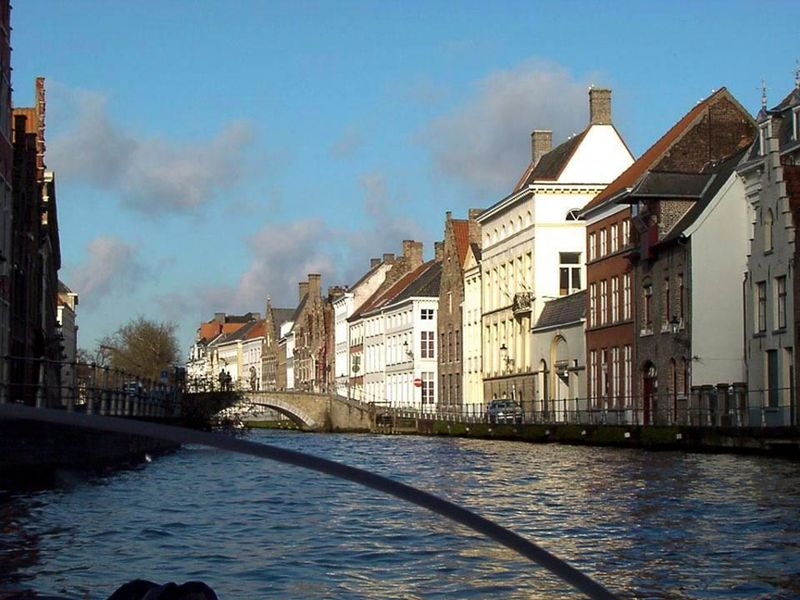
#> input picture img_conv/test_house.jpg, 800 x 600 px
$ python conv_img.py
#> lines starting #> are read from the running program, lines starting #| are printed output that depends on the picture
# -*- coding: utf-8 -*-
#%%
#用于卷积图像的操作
#参考文章:https://blog.csdn.net/zouxy09/article/details/49080029
import matplotlib.pyplot as plt # plt 用于显示图片
from PIL import Image
import numpy as np

#lena = Image.open('test.jpg')
lena = Image.open('test_house.jpg')
#> lena is the input picture: PIL image 800x600 RGB; mean R, G, B 101, 117, 124.8
lena = np.array(lena)
#lena = plt.imread('test.jpg')  #此时flower是np.array

#%%
#写im2col，将卷积的窗口 平铺成block_size*1
#函数默认stride=1
def im2col(mtx, block_size):
    mtx_shape = mtx.shape
    sx = mtx_shape[0] - block_size[0] + 1 #列上/竖着 平移次数
    sy = mtx_shape[1] - block_size[1] + 1 #横着平移次数
    # 如果设A为m×n的，对于[p q]的块划分，最后矩阵的行数为p×q，列数为(m−p+1)×(n−q+1)。
    result = np.empty((block_size[0] * block_size[1], sx * sy))
    # 沿着行移动，所以先保持列（i）不动，沿着行（j）走
    for i in range(sy):
        for j in range(sx):
            result[:, i * sx + j] = mtx[j:j + block_size[0], i:i + block_size[1]].ravel(order='C')
    return result

def conv1(img,weight):
    height,width = img.shape
    h,w = weight.shape
	#卷积后的h,w
    new_h = height-h+1
    new_w = width-w+1

    mtx1 = im2col(img,weight.shape)
    res_cov = np.dot(mtx1,weight.ravel('C'))
    res_cov = res_cov.reshape(new_h,new_w)
    #print(mtx1) #竖着排列的
    res_cov = res_cov.clip(0, 255)
    return res_cov

#调用
#mtx = np.arange(9).reshape(3,3)+1
#fil = np.array([[-1,1],[1,1]])
#conv1(mtx,fil)


#%%
#卷积操作实现2 ，直接对应相乘
def conv(image,weight):
    height,width = image.shape
    h,w=weight.shape
    	#卷积后的h,w
    new_h = height-h+1
    new_w = width-w+1
    new_img = np.zeros((new_h,new_w))
    #卷积操作
    for i in range(new_h):
    		for j in range(new_w):
    			new_img[i,j] = np.sum(image[i:i+h,j:j+w] * weight)
    new_img = new_img.clip(0, 255)
    return new_img

#test
#n1 = np.arange(9).reshape(3,3)+1
#fil = np.array([[-1,1],[1,1]])
#n2 = conv(n1,fil)
#print(n2)


#%%
#对图像进行卷积
#mode有same和valid，不填写为valid
#ff为
def conv_img(img,fil,mode='same',ff='conv'):
    if mode == 'same':
        h = fil.shape[0] // 2
        w = fil.shape[1] // 2
        img = np.pad(img, ((h, h), (w, w),(0, 0)), 'constant')

    conv_r = eval(ff)(img[:,:,0],fil)
    conv_g = eval(ff)(img[:,:,1],fil)
    conv_b = eval(ff)(img[:,:,2],fil)

    dstack=np.dstack([conv_r,conv_g,conv_b]).astype('uint8')
    return dstack

#什么都不做
fil = np.array([[0,0,0],
				[0,1,0],
				[0,0,0]])
#锐化
fil = np.array([[-1,-1,-1],
				[-1, 9,-1],
				[-1,-1,-1]])
#更加锐化
fil = np.array([[-1,-1,-1,-1,-1],
				[-1, 2, 2, 2,-1],
				[-1, 2, 8, 2,-1],
                [-1, 2, 2, 2,-1],
                [-1,-1,-1,-1,-1]])

#强调边缘
fil = np.array([[ 1, 1, 1],
				[ 1,-7, 1],
				[ 1, 1, 1]])

#边缘有亮度
fil = np.array([[-0,-0,-0,-0,-0],
				[-0, 0, 0, 0,-0],
				[-1,-1, 2, 0,-0],
                [-0, 0, 0, 0,-0],
                [-0,-0,-0,-0,-0]])

#浮雕效果
fil = np.array([[-1, 0, 0],
				[ 0, 1, 0],
				[ 0, 0, 0]])

#均值模糊
fil = np.array([[ 0, 0.2, 0],
				[0.2, 0, 0.2],
				[ 0, 0.2, 0]])
#均值模糊
fil = np.array([[1/9,1/9,1/9],
				[1/9,1/9,1/9],
				[1/9,1/9,1/9]])

new_img = conv_img(lena,fil)
#> in conv_img, `img = np.pad(img, ((h, h), (w, w),(0, 0)), 'constant')`:
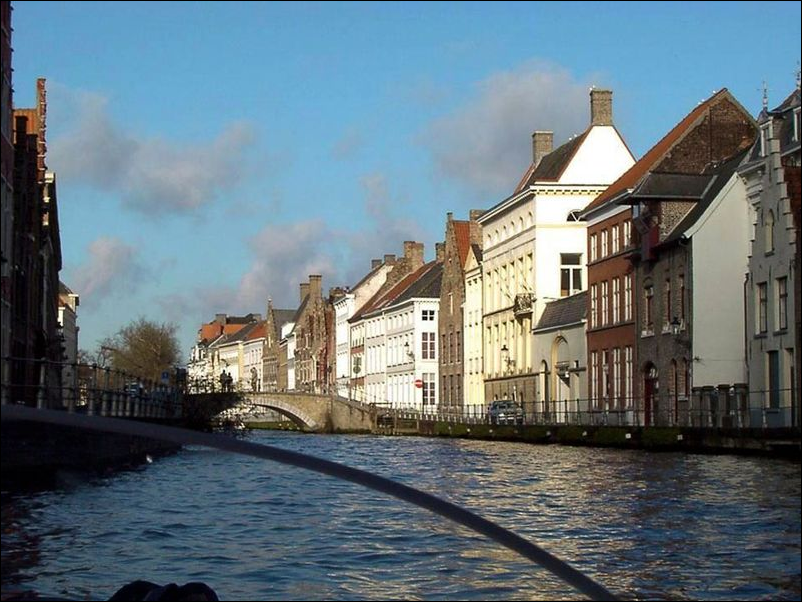
#> img: shape (602, 802, 3); mean of channels 0, 1, 2 100.4, 116.3, 124.1; drawn as R, G, B
#> after the loop in conv, `for i in range(new_h):`:
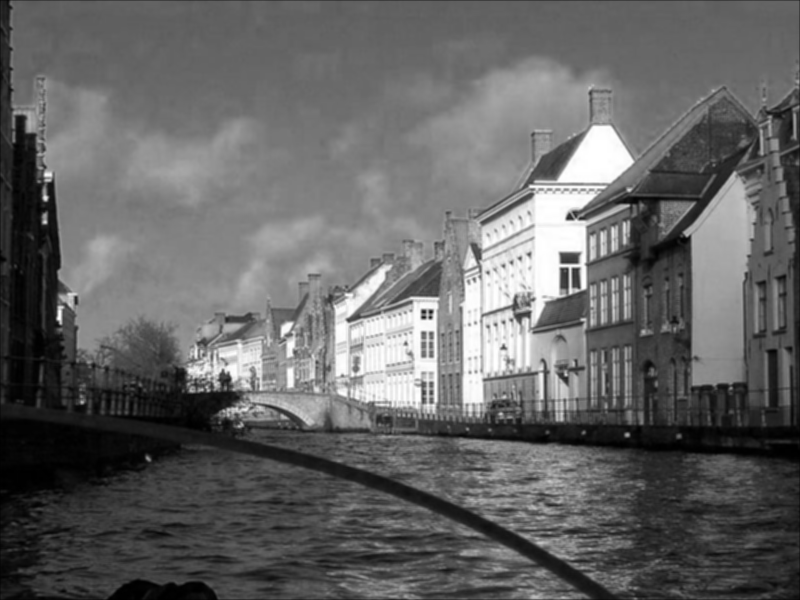
#> new_img: shape (600, 800) float64; min 0, max 255, mean 100.9
#> after the loop in conv (call 2), `for i in range(new_h):`:
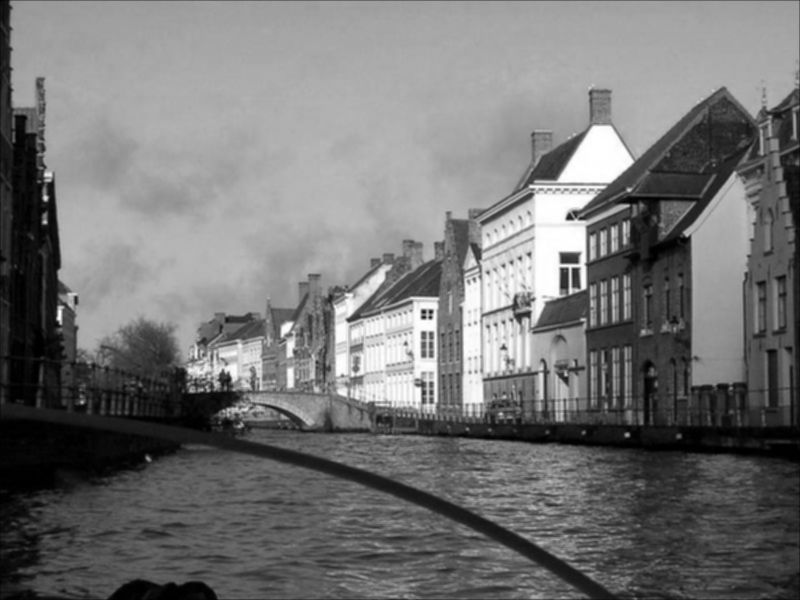
#> new_img: shape (600, 800) float64; min 0, max 255, mean 116.8
#> after the loop in conv (call 3), `for i in range(new_h):`:
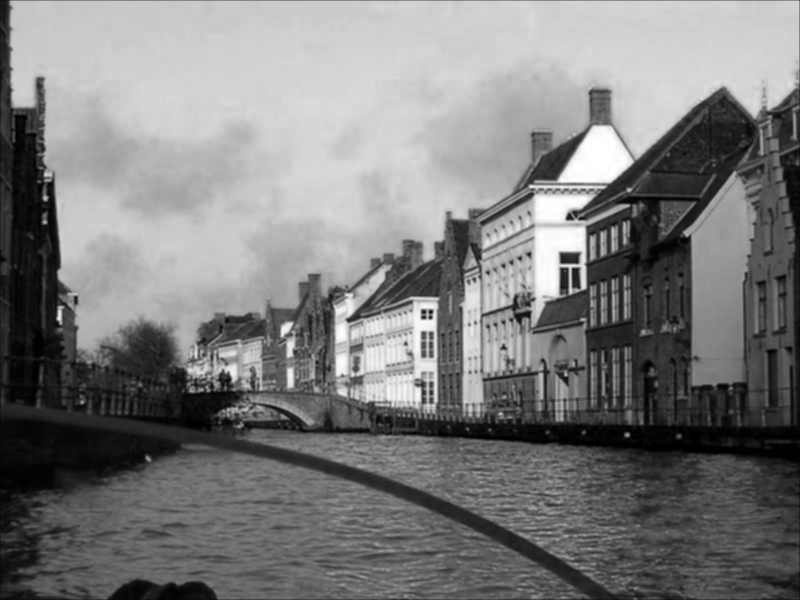
#> new_img: shape (600, 800) float64; min 0, max 255, mean 124.6
#n1 = new_img+100
#new_img = n1.clip(0, 255)

plt.subplot(1,2,1)
plt.imshow(lena)
plt.axis('off')

plt.subplot(1,2,2)
plt.imshow(new_img)
plt.axis('off')
plt.show()

$ run again, with img_conv/test.jpg copied over img_conv/test_house.jpg
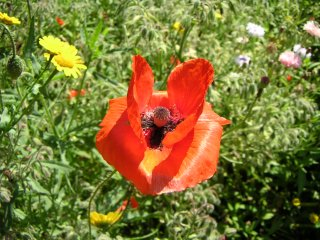
#> input picture img_conv/test.jpg, 320 x 240 px
#> lena is the input picture: PIL image 320x240 RGB; mean R, G, B 126, 116.4, 53.7
#> after the loop in conv (call 3), `for i in range(new_h):`:
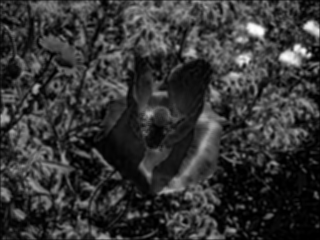
#> new_img: shape (240, 320) float64; min 0, max 255, mean 53.5
#> in conv_img, `dstack=np.dstack([conv_r,conv_g,conv_b]).astype('uint8')`:
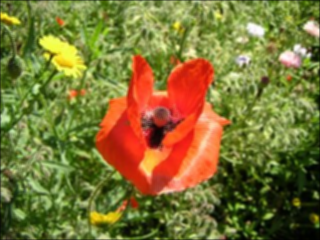
#> dstack: shape (240, 320, 3); mean R, G, B 125.1, 115.4, 53
